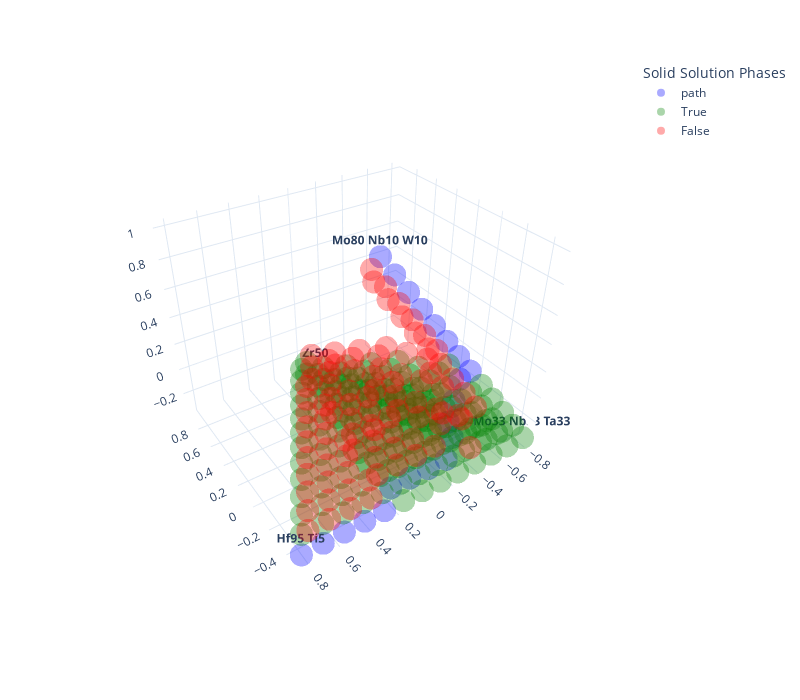

The notebook cell saved with this chart:
### Markdown cell above
We can also plot the path in 3D like we did before! As you can see, it **glides through the inside of the tetrahedron in a shortest path** avoiding an obstacle extending far on the face.

### Code cell
gridFeasibleMarked = ['path' if i in shortestPath else f for i, f in enumerate(gridFeasible)]
fig = px.scatter_3d(gridAtt_projected_df, x='x', y='y', z='z', color=gridFeasibleMarked, text=labels, hover_name=formulas,
              template='plotly_white', width=800, height=700, opacity=0.333, color_discrete_sequence=['blue', 'green', 'red'],
              labels={'color':'Solid Solution Phases', 'x':'', 'y':'', 'z':''})
fig.update_scenes({'camera': {'eye': {'x': -1.8, 'y': 1.2, 'z': 1.5}}})
